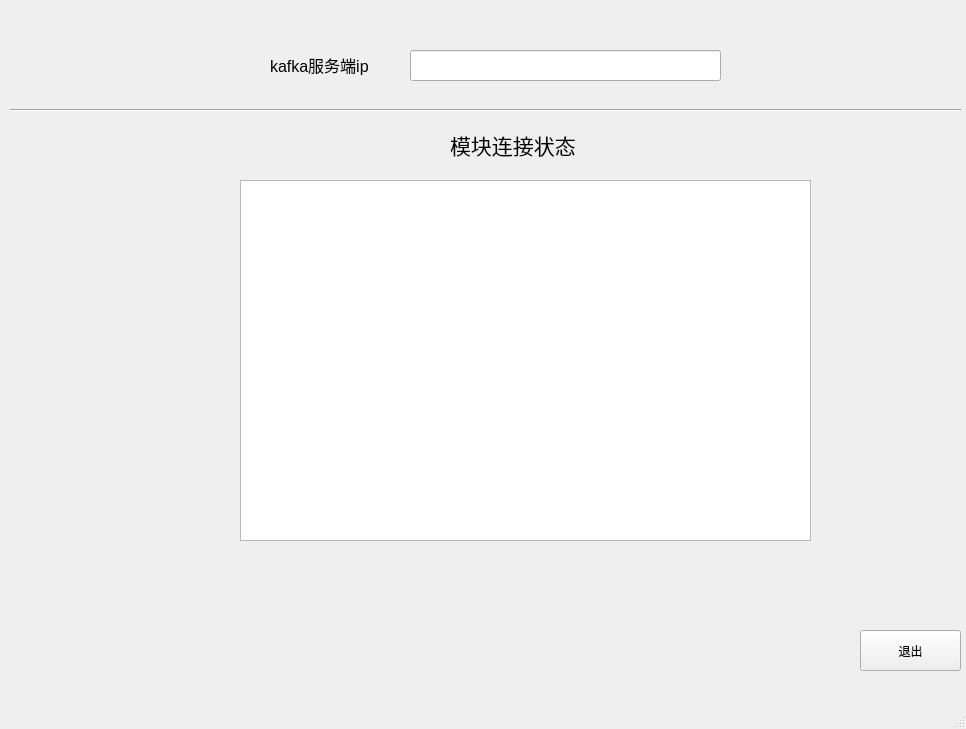
<?xml version="1.0" encoding="UTF-8"?>
<ui version="4.0">
 <class>MainWindow</class>
 <widget class="QMainWindow" name="MainWindow">
  <property name="geometry">
   <rect>
    <x>0</x>
    <y>0</y>
    <width>966</width>
    <height>729</height>
   </rect>
  </property>
  <property name="windowTitle">
   <string>MainWindow</string>
  </property>
  <widget class="QWidget" name="centralwidget">
   <widget class="QLineEdit" name="lineEdit">
    <property name="geometry">
     <rect>
      <x>410</x>
      <y>50</y>
      <width>311</width>
      <height>31</height>
     </rect>
    </property>
    <property name="text">
     <string/>
    </property>
   </widget>
   <widget class="QLabel" name="label">
    <property name="geometry">
     <rect>
      <x>270</x>
      <y>40</y>
      <width>141</width>
      <height>51</height>
     </rect>
    </property>
    <property name="text">
     <string>&lt;html&gt;&lt;head/&gt;&lt;body&gt;&lt;p&gt;&lt;span style=&quot; font-size:12pt;&quot;&gt;kafka服务端ip&lt;/span&gt;&lt;/p&gt;&lt;/body&gt;&lt;/html&gt;</string>
    </property>
   </widget>
   <widget class="Line" name="line">
    <property name="geometry">
     <rect>
      <x>10</x>
      <y>100</y>
      <width>951</width>
      <height>21</height>
     </rect>
    </property>
    <property name="orientation">
     <enum>Qt::Horizontal</enum>
    </property>
   </widget>
   <widget class="QPushButton" name="pushButton">
    <property name="geometry">
     <rect>
      <x>860</x>
      <y>630</y>
      <width>101</width>
      <height>41</height>
     </rect>
    </property>
    <property name="text">
     <string>退出</string>
    </property>
   </widget>
   <widget class="QPlainTextEdit" name="plainTextEdit">
    <property name="geometry">
     <rect>
      <x>240</x>
      <y>180</y>
      <width>571</width>
      <height>361</height>
     </rect>
    </property>
    <property name="plainText">
     <string/>
    </property>
   </widget>
   <widget class="QLabel" name="label_2">
    <property name="geometry">
     <rect>
      <x>450</x>
      <y>120</y>
      <width>141</width>
      <height>51</height>
     </rect>
    </property>
    <property name="text">
     <string>&lt;html&gt;&lt;head/&gt;&lt;body&gt;&lt;p&gt;&lt;span style=&quot; font-size:16pt;&quot;&gt;模块连接状态&lt;/span&gt;&lt;/p&gt;&lt;/body&gt;&lt;/html&gt;</string>
    </property>
   </widget>
  </widget>
  <widget class="QStatusBar" name="statusbar"/>
 </widget>
 <resources>
  <include location="image/image.qrc"/>
 </resources>
 <connections/>
</ui>
